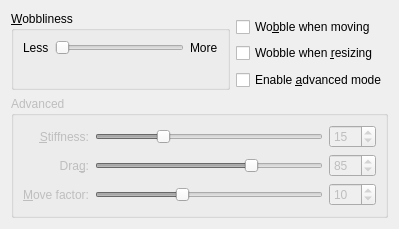
<?xml version="1.0" encoding="UTF-8"?>
<ui version="4.0">
 <class>WobblyWindowsEffectConfigForm</class>
 <widget class="QWidget" name="WobblyWindowsEffectConfigForm">
  <property name="geometry">
   <rect>
    <x>0</x>
    <y>0</y>
    <width>399</width>
    <height>229</height>
   </rect>
  </property>
  <layout class="QGridLayout" name="gridLayout">
   <item row="6" column="0" colspan="2">
    <widget class="QGroupBox" name="advancedGroup">
     <property name="enabled">
      <bool>false</bool>
     </property>
     <property name="title">
      <string>Advanced</string>
     </property>
     <layout class="QGridLayout" name="gridLayout_3">
      <item row="0" column="0">
       <widget class="QLabel" name="label_4">
        <property name="text">
         <string>&amp;Stiffness:</string>
        </property>
        <property name="alignment">
         <set>Qt::AlignRight|Qt::AlignTrailing|Qt::AlignVCenter</set>
        </property>
        <property name="buddy">
         <cstring>kcfg_Stiffness</cstring>
        </property>
       </widget>
      </item>
      <item row="0" column="1">
       <widget class="QSlider" name="kcfg_Stiffness">
        <property name="minimum">
         <number>1</number>
        </property>
        <property name="maximum">
         <number>50</number>
        </property>
        <property name="value">
         <number>15</number>
        </property>
        <property name="orientation">
         <enum>Qt::Horizontal</enum>
        </property>
       </widget>
      </item>
      <item row="0" column="2">
       <widget class="QSpinBox" name="stiffnessSpin">
        <property name="minimum">
         <number>1</number>
        </property>
        <property name="maximum">
         <number>50</number>
        </property>
        <property name="value">
         <number>15</number>
        </property>
       </widget>
      </item>
      <item row="1" column="0">
       <widget class="QLabel" name="label_5">
        <property name="text">
         <string>Dra&amp;g:</string>
        </property>
        <property name="alignment">
         <set>Qt::AlignRight|Qt::AlignTrailing|Qt::AlignVCenter</set>
        </property>
        <property name="buddy">
         <cstring>kcfg_Drag</cstring>
        </property>
       </widget>
      </item>
      <item row="2" column="0">
       <widget class="QLabel" name="label_6">
        <property name="text">
         <string>&amp;Move factor:</string>
        </property>
        <property name="alignment">
         <set>Qt::AlignRight|Qt::AlignTrailing|Qt::AlignVCenter</set>
        </property>
        <property name="buddy">
         <cstring>kcfg_MoveFactor</cstring>
        </property>
       </widget>
      </item>
      <item row="1" column="1">
       <widget class="QSlider" name="kcfg_Drag">
        <property name="minimum">
         <number>50</number>
        </property>
        <property name="maximum">
         <number>100</number>
        </property>
        <property name="value">
         <number>85</number>
        </property>
        <property name="orientation">
         <enum>Qt::Horizontal</enum>
        </property>
       </widget>
      </item>
      <item row="1" column="2">
       <widget class="QSpinBox" name="dragSpin">
        <property name="minimum">
         <number>50</number>
        </property>
        <property name="maximum">
         <number>100</number>
        </property>
        <property name="value">
         <number>85</number>
        </property>
       </widget>
      </item>
      <item row="2" column="1">
       <widget class="QSlider" name="kcfg_MoveFactor">
        <property name="minimum">
         <number>1</number>
        </property>
        <property name="maximum">
         <number>25</number>
        </property>
        <property name="value">
         <number>10</number>
        </property>
        <property name="orientation">
         <enum>Qt::Horizontal</enum>
        </property>
       </widget>
      </item>
      <item row="2" column="2">
       <widget class="QSpinBox" name="moveFactorSpin">
        <property name="minimum">
         <number>1</number>
        </property>
        <property name="maximum">
         <number>25</number>
        </property>
        <property name="value">
         <number>10</number>
        </property>
       </widget>
      </item>
     </layout>
    </widget>
   </item>
   <item row="2" column="1">
    <widget class="QCheckBox" name="kcfg_MoveWobble">
     <property name="text">
      <string>Wo&amp;bble when moving</string>
     </property>
    </widget>
   </item>
   <item row="3" column="1">
    <widget class="QCheckBox" name="kcfg_ResizeWobble">
     <property name="text">
      <string>Wobble when &amp;resizing</string>
     </property>
    </widget>
   </item>
   <item row="4" column="1">
    <spacer name="verticalSpacer">
     <property name="orientation">
      <enum>Qt::Vertical</enum>
     </property>
     <property name="sizeHint" stdset="0">
      <size>
       <width>20</width>
       <height>0</height>
      </size>
     </property>
    </spacer>
   </item>
   <item row="5" column="1">
    <widget class="QCheckBox" name="kcfg_AdvancedMode">
     <property name="text">
      <string>Enable &amp;advanced mode</string>
     </property>
    </widget>
   </item>
   <item row="1" column="0" rowspan="5">
    <widget class="QGroupBox" name="basicGroup">
     <property name="enabled">
      <bool>true</bool>
     </property>
     <property name="title">
      <string>&amp;Wobbliness</string>
     </property>
     <property name="checkable">
      <bool>false</bool>
     </property>
     <layout class="QGridLayout" name="gridLayout_2">
      <item row="0" column="0">
       <widget class="QLabel" name="label">
        <property name="text">
         <string>Less</string>
        </property>
       </widget>
      </item>
      <item row="0" column="1">
       <widget class="QSlider" name="kcfg_WobblynessLevel">
        <property name="minimumSize">
         <size>
          <width>120</width>
          <height>0</height>
         </size>
        </property>
        <property name="maximum">
         <number>4</number>
        </property>
        <property name="orientation">
         <enum>Qt::Horizontal</enum>
        </property>
       </widget>
      </item>
      <item row="0" column="2">
       <widget class="QLabel" name="label_2">
        <property name="text">
         <string>More</string>
        </property>
       </widget>
      </item>
      <item row="1" column="1">
       <spacer name="verticalSpacer_2">
        <property name="orientation">
         <enum>Qt::Vertical</enum>
        </property>
        <property name="sizeHint" stdset="0">
         <size>
          <width>20</width>
          <height>0</height>
         </size>
        </property>
       </spacer>
      </item>
     </layout>
    </widget>
   </item>
  </layout>
 </widget>
 <tabstops>
  <tabstop>kcfg_WobblynessLevel</tabstop>
  <tabstop>kcfg_MoveWobble</tabstop>
  <tabstop>kcfg_ResizeWobble</tabstop>
  <tabstop>kcfg_AdvancedMode</tabstop>
  <tabstop>kcfg_Stiffness</tabstop>
  <tabstop>stiffnessSpin</tabstop>
  <tabstop>kcfg_Drag</tabstop>
  <tabstop>dragSpin</tabstop>
  <tabstop>kcfg_MoveFactor</tabstop>
  <tabstop>moveFactorSpin</tabstop>
 </tabstops>
 <resources/>
 <connections>
  <connection>
   <sender>kcfg_Stiffness</sender>
   <signal>valueChanged(int)</signal>
   <receiver>stiffnessSpin</receiver>
   <slot>setValue(int)</slot>
   <hints>
    <hint type="sourcelabel">
     <x>304</x>
     <y>149</y>
    </hint>
    <hint type="destinationlabel">
     <x>364</x>
     <y>150</y>
    </hint>
   </hints>
  </connection>
  <connection>
   <sender>stiffnessSpin</sender>
   <signal>valueChanged(int)</signal>
   <receiver>kcfg_Stiffness</receiver>
   <slot>setValue(int)</slot>
   <hints>
    <hint type="sourcelabel">
     <x>364</x>
     <y>150</y>
    </hint>
    <hint type="destinationlabel">
     <x>304</x>
     <y>149</y>
    </hint>
   </hints>
  </connection>
  <connection>
   <sender>kcfg_Drag</sender>
   <signal>valueChanged(int)</signal>
   <receiver>dragSpin</receiver>
   <slot>setValue(int)</slot>
   <hints>
    <hint type="sourcelabel">
     <x>304</x>
     <y>177</y>
    </hint>
    <hint type="destinationlabel">
     <x>378</x>
     <y>180</y>
    </hint>
   </hints>
  </connection>
  <connection>
   <sender>dragSpin</sender>
   <signal>valueChanged(int)</signal>
   <receiver>kcfg_Drag</receiver>
   <slot>setValue(int)</slot>
   <hints>
    <hint type="sourcelabel">
     <x>378</x>
     <y>180</y>
    </hint>
    <hint type="destinationlabel">
     <x>304</x>
     <y>177</y>
    </hint>
   </hints>
  </connection>
  <connection>
   <sender>kcfg_MoveFactor</sender>
   <signal>valueChanged(int)</signal>
   <receiver>moveFactorSpin</receiver>
   <slot>setValue(int)</slot>
   <hints>
    <hint type="sourcelabel">
     <x>304</x>
     <y>205</y>
    </hint>
    <hint type="destinationlabel">
     <x>378</x>
     <y>208</y>
    </hint>
   </hints>
  </connection>
  <connection>
   <sender>moveFactorSpin</sender>
   <signal>valueChanged(int)</signal>
   <receiver>kcfg_MoveFactor</receiver>
   <slot>setValue(int)</slot>
   <hints>
    <hint type="sourcelabel">
     <x>378</x>
     <y>208</y>
    </hint>
    <hint type="destinationlabel">
     <x>304</x>
     <y>205</y>
    </hint>
   </hints>
  </connection>
  <connection>
   <sender>kcfg_AdvancedMode</sender>
   <signal>toggled(bool)</signal>
   <receiver>advancedGroup</receiver>
   <slot>setEnabled(bool)</slot>
   <hints>
    <hint type="sourcelabel">
     <x>249</x>
     <y>80</y>
    </hint>
    <hint type="destinationlabel">
     <x>220</x>
     <y>131</y>
    </hint>
   </hints>
  </connection>
 </connections>
</ui>
